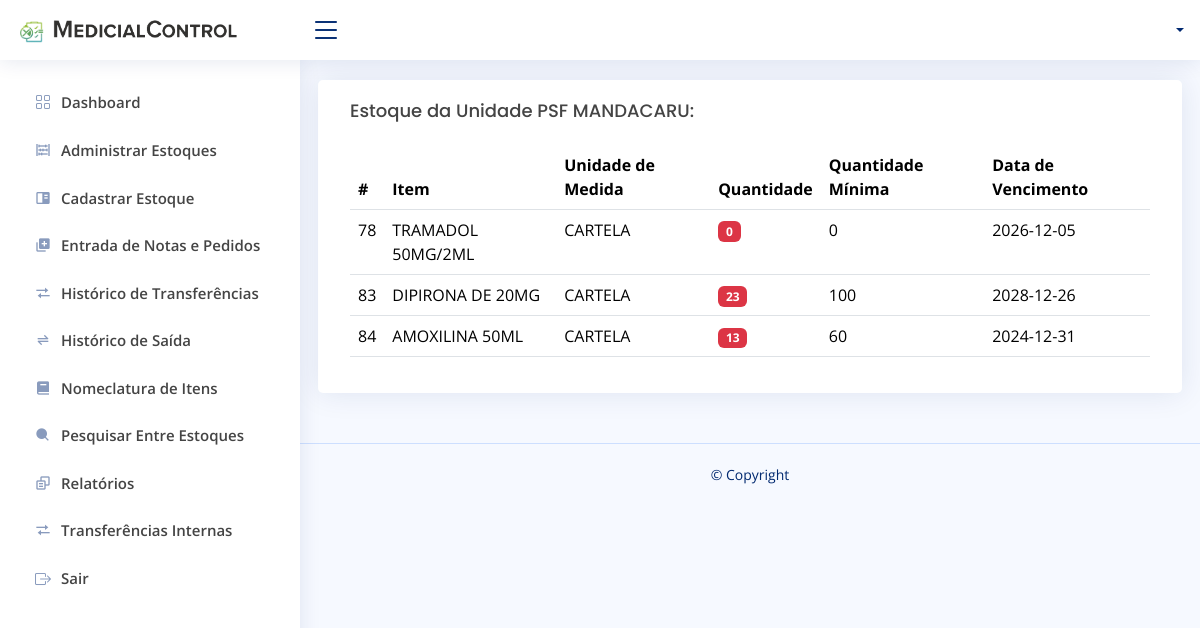
The page /detalhaEstoque.php?id=7 on the database its author committed.
### tables this page shows
CREATE TABLE `tb_estoques` (
  `id_estoque` int(11) NOT NULL,
  `nome_estoque` varchar(140) NOT NULL
);

CREATE TABLE `tb_remedio` (
  `id_remedio` int(11) NOT NULL,
  `nome_remedio` varchar(220) NOT NULL,
  `uni_medida_remedio` varchar(100) NOT NULL,
  `quantidade_remedio` bigint(20) NOT NULL,
  `quant_min_estoque_remedio` bigint(20) NOT NULL,
  `vencimento_remedio` date NOT NULL,
  `estoque_remedio` int(11) NOT NULL
);

### controladores/Classes.php (called while the page is built, shortened)
<?php
class Estoque
{
    private $conexao;
    public function __construct()
    {
        $this->conexao = new Conexao();
    }
    public function chamaEstoqueEspecifico($id_estoque)
    {
        $conn = $this->conexao->Conectar();
        $query = "SELECT * FROM tb_estoques WHERE id_estoque = :id_estoque";
        $stmt = $conn->prepare($query);
        $stmt->bindParam('id_estoque', $id_estoque);
        $stmt->execute();
        $r = $stmt->fetch(PDO::FETCH_ASSOC);
        return $r;
    }
}
class Remedio
{
    private $conexao;
    public function __construct()
    {
        $this->conexao = new Conexao();
    }
    public function chamaRemedioPorEstoque($idEstoque)
    {
        $query = "SELECT * FROM tb_remedio WHERE estoque_remedio = :idEstoque";
        $conn = $this->conexao->Conectar();
        $stmt = $conn->prepare($query);
        $stmt->bindParam(":idEstoque", $idEstoque);
        $stmt->execute();
        $r = [];
        while ($retorno = $stmt->fetch(PDO::FETCH_ASSOC)) {
            $r[] = $retorno;
        };
        return $r;
    }
}

### detalhaEstoque.php (the view, shortened to what this page needs)
<?php
  include "controladores/Controller.php";
  include "controladores/Classes.php";
  $id_estoque = $_GET['id'];
  $func = new Remedio;
  $remedio = $func->chamaRemedioPorEstoque($id_estoque);
  $func2 = new Estoque;
  $estoque = $func2->chamaEstoqueEspecifico($id_estoque);
?>
<!DOCTYPE html>
<html lang="pt-br">
<head>
</head>
<body>
  <header id="header" class="header fixed-top d-flex align-items-center">
    <nav class="header-nav ms-auto">
      <ul class="d-flex align-items-center">
        <?php echo Perfil() ?>
      </ul>
    </nav>
  </header>
  <aside id="sidebar" class="sidebar">
    <?php echo sideBar()?>
  </aside>
  <main id="main" class="main">
    <section class="section">
      <div class="row">
      <div class="card">
            <div class="card-body">
              <h5 class="card-title">Estoque da Unidade <?php echo $estoque['nome_estoque']?>:</h5>
              <table class="table datatable">
                <thead>
                  <tr>
                    <th>#</th>
                    <th>Item</th>
                    <th>Unidade de Medida</th>
                    <th>Quantidade</th>
                    <th>Quantidade Mínima</th>
                    <th>Data de Vencimento</th>
                  </tr>
                </thead>
                <tbody>
                    <?php foreach($remedio as $r) { ?>
                  <tr>
                    <td><?= $r['id_remedio']; ?></td>
                    <td><?= $r['nome_remedio']; ?></td>
                    <td><?= $r['uni_medida_remedio'] ?></td>
                    <td>
                        <?php if($r['quantidade_remedio'] <= $r['quant_min_estoque_remedio']) {?>
                            <span type='button' class="badge bg-danger" data-bs-toggle="modal" data-bs-target="#disablebackdrop<?= $r['id_remedio'] ?>">
                                <?php echo $r['quantidade_remedio'] ?>
                            </span>
                        <?php } else { ?>
                            <span type='button' class="badge bg-success" data-bs-toggle="modal" data-bs-target="#disablebackdrop<?= $r['id_remedio'] ?>">
                                <?php echo $r['quantidade_remedio'] ?></a>
                            </span>
                        <?php } ?>
                        </td>
                        <td><?=$r['quant_min_estoque_remedio'] ?></td>
                        <td><?= $r['vencimento_remedio'] ?></td>
                  </tr>
                  <?php } ?>
                </tbody>
              </table>
            </div>
          </div>
      </div>
    </section>
  </main>
  <footer id="footer" class="footer">
    <div class="copyright">
      &copy; Copyright <strong><span></span></strong>
    </div>
    <div class="credits">
    </div>
  </footer>
</body>
</html>

### assets/css/style.css (style rules this page uses)
:root { scroll-behavior: smooth; }
body { font-family: "Open Sans", sans-serif; background: #f6f9ff; color: #444444; }
h1, h2, h3, h4, h5, h6 { font-family: "Nunito", sans-serif; }
#main { margin-top: 60px; padding: 20px 30px; transition: all 0.3s; }
.card { margin-bottom: 30px; border: none; border-radius: 5px; box-shadow: 0px 0 30px rgba(1, 41, 112, 0.1); }
.card-title { padding: 20px 0 15px 0; font-size: 18px; font-weight: 500; color: #444444; font-family: "Poppins", sans-serif; }
.card-body { padding: 0 20px 20px 20px; }
.header { transition: all 0.5s; z-index: 997; height: 60px; box-shadow: 0px 2px 20px rgba(1, 41, 112, 0.1); background-color: #fff; padding-left: 20px; }
.header-nav ul { list-style: none; }
.header-nav>ul { margin: 0; padding: 0; }
.sidebar { position: fixed; top: 60px; left: 0; bottom: 0; width: 300px; z-index: 996; transition: all 0.3s; padding: 20px; overflow-y: auto; scrollbar-width: thin; scrollbar-color: #aab7cf transparent; box-shadow: 0px 0px 20px rgba(1, 41, 112, 0.1); background-color: #fff; }
@media (min-width: 1200px) { #main, #footer { margin-left: 300px; } }
.footer { padding: 20px 0; font-size: 14px; transition: all 0.3s; border-top: 1px solid #cddfff; }
.footer .copyright { text-align: center; color: #012970; }
.footer .credits { padding-top: 5px; text-align: center; font-size: 13px; color: #012970; }

### rows shown on the page
tb_estoques: nome_estoque "PSF MANDACARU"
tb_remedio: id_remedio "78", nome_remedio "TRAMADOL 50MG/2ML", uni_medida_remedio "CARTELA", quantidade_remedio "0", quant_min_estoque_remedio "0", vencimento_remedio "2026-12-05"
tb_remedio: id_remedio "83", nome_remedio "DIPIRONA DE 20MG", uni_medida_remedio "CARTELA", quantidade_remedio "23", quant_min_estoque_remedio "100", vencimento_remedio "2028-12-26"
tb_remedio: id_remedio "84", nome_remedio "AMOXILINA 50ML", uni_medida_remedio "CARTELA", quantidade_remedio "13", quant_min_estoque_remedio "60", vencimento_remedio "2024-12-31"
